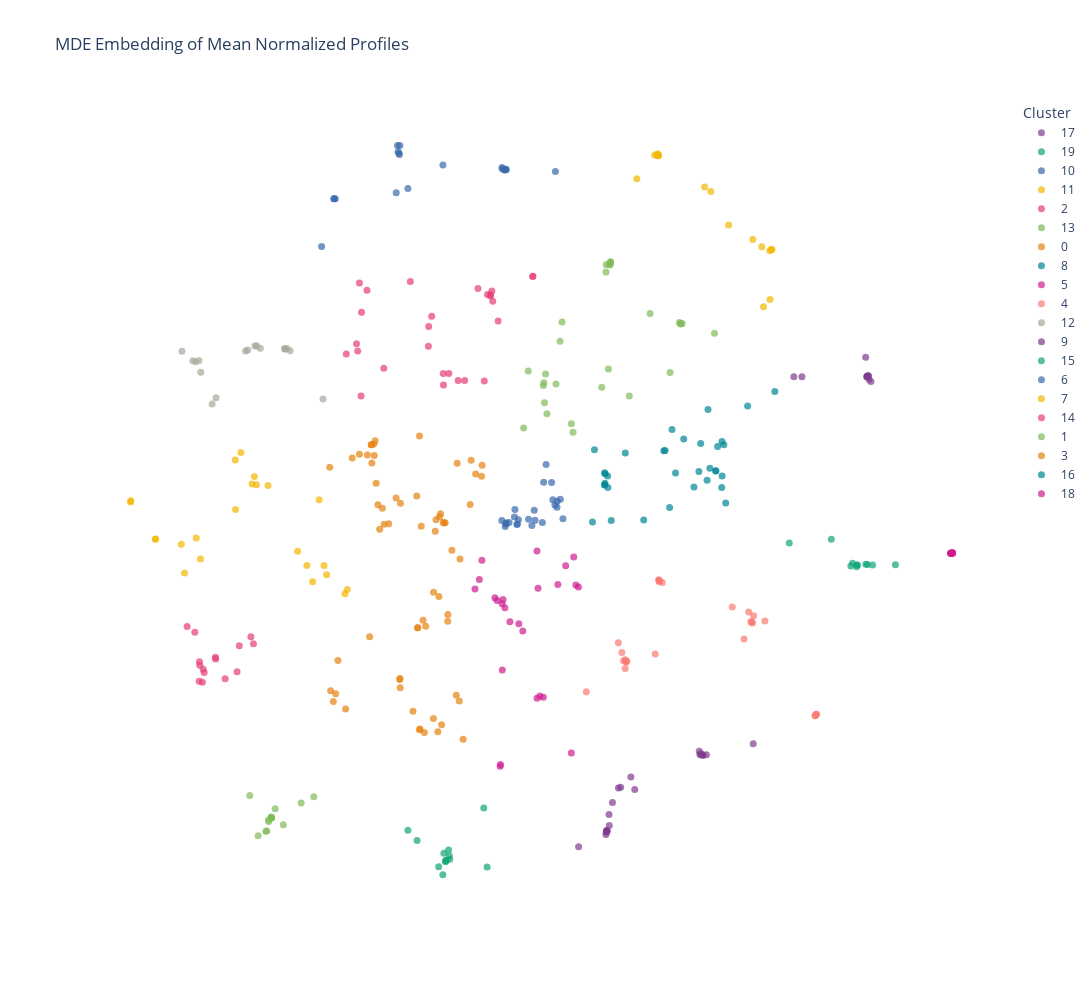

Write notebook code for a chart like this one.
### Code cell
mde_strong_degs_10 = tf_compute_MDE(adata_strong_degs, label_points=False, spectral=True, leiden_neighbors=10)

### Figure 1 — Plotly figure (JSON) as saved in the notebook; plotly's stock layout.template omitted (floating-point values rounded to 4 significant figures)
{"data": [{"customdata": [["ADNP2"], ["BSX"], ["ERF"], ["GATA2"], ["MAFG"], ["NEUROG2"], ["SMAD4"], ["TCF7L2"], ["ZNF48"], ["ZNF787"], ["ZNF852"]], "hovertemplate": "cluster=17<br>x=%{x}<br>y=%{y}<br>gene_target=%{customdata[0]}<extra></extra>", "legendgroup": "17", "marker": {"color": "rgb(127, 60, 141)", "opacity": 0.7, "size": 7, "symbol": "circle"}, "mode": "markers+text", "name": "17", "orientation": "v", "showlegend": true, "textfont": {"size": 4}, "textposition": "middle center", "type": "scatter", "x": [5.861, 5.899, 4.633, 5.872, 5.873, 5.876, 4.77, 5.933, 5.845, 5.888, 5.889], "xaxis": "x", "y": [2.307, 2.269, 2.309, 2.314, 2.315, 2.32, 2.309, 2.232, 2.631, 2.32, 2.324], "yaxis": "y"}, {"customdata": [["AIRE"], ["KLF1"], ["NANOG"], ["NANOGP8"], ["PRDM14"], ["PURG"], ["RLF"], ["SALL4"], ["SOX13"], ["ZNF423"], ["ZNF710"]], "hovertemplate": "cluster=19<br>x=%{x}<br>y=%{y}<br>gene_target=%{customdata[0]}<extra></extra>", "legendgroup": "19", "marker": {"color": "rgb(17, 165, 121)", "opacity": 0.7, "size": 7, "symbol": "circle"}, "mode": "markers+text", "name": "19", "orientation": "v", "showlegend": true, "textfont": {"size": 4}, "textposition": "middle center", "type": "scatter", "x": [4.556, 5.692, 5.847, 5.962, 5.875, 5.707, 5.595, 5.266, 5.624, 5.693, 6.346], "xaxis": "x", "y": [-0.4441, -0.8093, -0.7994, -0.8096, -0.8044, -0.8125, -0.827, -0.3825, -0.7819, -0.8397, -0.8077], "yaxis": "y"}, {"customdata": [["ANKZF1"], ["ATOH7"], ["CEBPA"], ["GATA1"], ["HHEX"], ["ISL1"], ["MXD1"], ["NFIL3"], ["PAX2"], ["POU3F3"], ["SRF"], ["TCF7"], ["TET2"], ["ZBTB22"], ["ZNF66"], ["ZNF212"], ["ZNF284"], ["ZNF469"], ["ZNF518A"]], "hovertemplate": "cluster=10<br>x=%{x}<br>y=%{y}<br>gene_target=%{customdata[0]}<extra></extra>", "legendgroup": "10", "marker": {"color": "rgb(57, 105, 172)", "opacity": 0.7, "size": 7, "symbol": "circle"}, "mode": "markers+text", "name": "10", "orientation": "v", "showlegend": true, "textfont": {"size": 4}, "textposition": "middle center", "type": "scatter", "x": [-2.026, -0.2843, -2.04, -1.875, -0.2865, -0.2177, -3.1, -2.05, -3.33, -0.2426, -3.124, -1.283, -3.115, -2.018, 0.6135, -2.072, -2.009, -0.2196, -0.2491], "xaxis": "x", "y": [6.012, 5.754, 6.038, 5.428, 5.776, 5.737, 5.26, 6.142, 4.466, 5.733, 5.257, 5.817, 5.259, 5.992, 5.711, 5.358, 6.141, 5.745, 5.737], "yaxis": "y"}, {"customdata": [["ARHGAP35"], ["DBX2"], ["DLX2"], ["DOT1L"], ["DR1"], ["DRAP1"], ["E2F4"], ["JUNB"], ["LEF1"], ["PBX1"], ["PRDM12"], ["SATB1"], ["SOX4"], ["SOX11"], ["ZBTB12"], ["ZBTB47"], ["ZNF219"]], "hovertemplate": "cluster=11<br>x=%{x}<br>y=%{y}<br>gene_target=%{customdata[0]}<extra></extra>", "legendgroup": "11", "marker": {"color": "rgb(242, 183, 1)", "opacity": 0.7, "size": 7, "symbol": "circle"}, "mode": "markers+text", "name": "11", "orientation": "v", "showlegend": true, "textfont": {"size": 4}, "textposition": "middle center", "type": "scatter", "x": [3.941, 2.287, 2.35, 4.265, 3.234, 3.13, 4.122, 4.253, 1.987, 2.339, 2.346, 2.34, 4.093, 4.227, 4.232, 2.348, 3.534], "xaxis": "x", "y": [4.582, 5.981, 5.971, 4.417, 5.378, 5.453, 3.467, 4.417, 5.589, 6.002, 5.975, 5.982, 4.461, 4.396, 3.589, 5.977, 4.822], "yaxis": "y"}, {"customdata": [["ARID3B"], ["BARHL1"], ["CSRNP2"], ["HLF"], ["MKX"], ["NR1H4"], ["ONECUT3"], ["RFX7"], ["SOX1"], ["THRB"], ["TIGD6"], ["ZNF20"], ["ZNF24"], ["ZNF180"], ["ZNF215"], ["ZNF345"], ["ZNF471"], ["ZNF491"], ["ZNF514"], ["ZNF549"], ["ZNF592"], ["ZNF672"], ["ZNF701"], ["ZNF716"], ["ZNF732"], ["ZNF823"], ["ZSCAN18"]], "hovertemplate": "cluster=2<br>x=%{x}<br>y=%{y}<br>gene_target=%{customdata[0]}<extra></extra>", "legendgroup": "2", "marker": {"color": "rgb(231, 63, 116)", "opacity": 0.7, "size": 7, "symbol": "circle"}, "mode": "markers+text", "name": "2", "orientation": "v", "showlegend": true, "textfont": {"size": 4}, "textposition": "middle center", "type": "scatter", "x": [-0.4798, 0.2292, -2.656, -0.4433, -0.353, -1.279, 0.2346, -0.6933, -1.524, -2.281, -2.563, -1.833, -1.027, -2.913, -0.9177, -2.692, -1.473, -0.4586, -1.529, -2.721, -0.5311, -0.5864, -1.184, -1.274, -2.663, -2.741, -0.4839], "xaxis": "x", "y": [3.666, 3.971, 3.378, 3.56, 3.234, 2.364, 3.974, 3.77, 3.142, 2.449, 3.74, 3.887, 2.248, 2.687, 2.248, 3.862, 3.312, 3.731, 2.815, 2.736, 3.673, 2.239, 2.363, 2.173, 1.991, 2.855, 3.647], "yaxis": "y"}, {"customdata": [["ARNT2"], ["EBF3"], ["ESR1"], ["ETV5"], ["LIN28B"], ["NEUROG3"], ["PLSCR1"], ["PROX2"], ["SMAD9"], ["TCFL5"], ["TFEB"], ["ZFP2"], ["ZMAT4"], ["ZNF44"], ["ZNF275"]], "hovertemplate": "cluster=13<br>x=%{x}<br>y=%{y}<br>gene_target=%{customdata[0]}<extra></extra>", "legendgroup": "13", "marker": {"color": "rgb(128, 186, 90)", "opacity": 0.7, "size": 7, "symbol": "circle"}, "mode": "markers+text", "name": "13", "orientation": "v", "showlegend": true, "textfont": {"size": 4}, "textposition": "middle center", "type": "scatter", "x": [-4.175, -4.226, -4.175, -4.174, -4.269, -4.112, -4.22, -4.254, -3.461, -4.177, -4.541, -3.975, -4.4, -3.675, -4.18], "xaxis": "x", "y": [-4.999, -5.035, -4.998, -4.998, -5.223, -4.849, -5.062, -5.217, -4.651, -4.998, -4.63, -5.116, -5.296, -4.756, -4.986], "yaxis": "y"}, {"customdata": [["ASCL5"], ["BHLHA9"], ["DMRTB1"], ["DUXA"], ["ERG"], ["HNF1B"], ["MECOM"], ["MSX2"], ["MTF2"], ["MXI1"], ["NFKB2"], ["NR1I3"], ["NR3C2"], ["ONECUT2"], ["OVOL1"], ["PIN1"], ["RUNX3"], ["RXRA"], ["SCX"], ["SHOX2"], ["TBX18"], ["TBX20"], ["TFCP2L1"], ["THAP8"], ["THAP10"], ["ZHX3"], ["ZNF75D"], ["ZNF256"], ["ZNF441"], ["ZNF461"], ["ZNF490"], ["ZNF564"], ["ZNF581"], ["ZNF713"], ["ZNF888"], ["ZSCAN32"]], "hovertemplate": "cluster=0<br>x=%{x}<br>y=%{y}<br>gene_target=%{customdata[0]}<extra></extra>", "legendgroup": "0", "marker": {"color": "rgb(230, 131, 16)", "opacity": 0.7, "size": 7, "symbol": "circle"}, "mode": "markers+text", "name": "0", "orientation": "v", "showlegend": true, "textfont": {"size": 4}, "textposition": "middle center", "type": "scatter", "x": [-2.448, -2.481, -0.9959, -1.323, -2.073, -2.691, -2.557, -3.192, -0.808, -2.274, -2.813, -2.0, -0.8242, -2.409, -1.262, -0.7318, -1.649, -2.198, -0.6229, -0.6323, -2.35, -1.133, -1.4, -1.278, -1.412, -1.341, -1.678, -2.441, -2.426, -1.044, -1.725, -2.306, -1.245, -2.491, -2.38, -2.491], "xaxis": "x", "y": [1.194, 0.88, -0.7129, 0.03797, 0.2998, 1.026, 1.014, 0.8106, 0.9265, -0.136, 0.9603, 0.2139, 0.192, 0.5422, -0.1153, 0.6968, -0.1675, -0.1273, 0.8404, 0.6599, -0.2188, -0.5671, -0.06107, -0.1057, -0.2514, -0.01083, 1.327, 1.002, 1.25, 0.8748, 0.334, 0.1283, -0.1121, 1.182, 0.1887, 1.183], "yaxis": "y"}, {"customdata": [["ASH1L"], ["CAMTA2"], ["ETS1"], ["FOXN2"], ["GATAD2A"], ["HIVEP2"], ["MTERF1"], ["NOTO"], ["PHF1"], ["PITX2"], ["RFX8"], ["TERF1"], ["ZNF134"], ["ZNF165"], ["ZNF205"], ["ZNF337"], ["ZNF546"], ["ZNF687"], ["ZNF697"], ["ZNF728"], ["ZNF735"], ["ZNF853"]], "hovertemplate": "cluster=8<br>x=%{x}<br>y=%{y}<br>gene_target=%{customdata[0]}<extra></extra>", "legendgroup": "8", "marker": {"color": "rgb(0, 134, 149)", "opacity": 0.7, "size": 7, "symbol": "circle"}, "mode": "markers+text", "name": "8", "orientation": "v", "showlegend": true, "textfont": {"size": 4}, "textposition": "middle center", "type": "scatter", "x": [2.539, 4.313, 3.854, 2.58, 2.777, 3.318, 2.441, 3.485, 3.033, 2.639, 3.218, 3.454, 3.421, 3.347, 3.186, 2.949, 3.425, 3.317, 3.417, 2.464, 3.063, 3.171], "xaxis": "x", "y": [0.1402, 2.064, 1.824, 1.434, 1.277, 0.7471, 1.084, 0.2159, 0.7366, 0.7143, 0.7933, 1.182, 1.235, 1.153, 1.767, 0.4831, 0.6623, 0.7526, 0.4729, 1.085, 1.203, 0.5925], "yaxis": "y"}, {"customdata": [["ATOH1"], ["CREM"], ["FOXK1"], ["FOXQ1"], ["HES7"], ["KLF15"], ["NKX6-2"], ["NR4A1"], ["PATZ1"], ["PAX6"], ["PCGF6"], ["POU4F3"], ["PPARA"], ["PPARD"], ["SRY"], ["TBX1"], ["TET1"], ["ZNF16"], ["ZNF222"], ["ZNF512"], ["ZNF683"], ["ZNF692"], ["ZNF747"], ["ZNF764"], ["ZNF843"]], "hovertemplate": "cluster=5<br>x=%{x}<br>y=%{y}<br>gene_target=%{customdata[0]}<extra></extra>", "legendgroup": "5", "marker": {"color": "rgb(207, 28, 144)", "opacity": 0.7, "size": 7, "symbol": "circle"}, "mode": "markers+text", "name": "5", "orientation": "v", "showlegend": true, "textfont": {"size": 4}, "textposition": "middle center", "type": "scatter", "x": [-0.3133, -0.4066, 0.7865, -0.6264, 0.3026, -0.3692, -0.003257, 0.3035, -0.285, 0.6542, 0.3517, 0.4101, -0.2827, -0.2389, -0.1536, 0.9575, -0.2699, 0.9221, 1.001, 0.06331, -0.3177, -0.6694, 0.8816, 0.3197, -0.7431], "xaxis": "x", "y": [-4.116, -1.352, -0.8236, -0.7331, -0.5801, -1.401, -1.782, -3.017, -1.451, -1.134, -2.98, -3.002, -2.549, -1.518, -1.751, -1.141, -1.382, -0.6797, -1.175, -1.903, -4.147, -1.051, -3.927, -1.195, -1.206], "yaxis": "y"}, {"customdata": [["BARX1"], ["CHAMP1"], ["DACH2"], ["DNMT1"], ["EBF2"], ["ETV1"], ["GMEB2"], ["GTF2IRD1"], ["IRX5"], ["MITF"], ["PITX3"], ["SETDB1"], ["SNAI1"], ["SNAPC4"], ["SNAPC5"], ["TBPL1"], ["TFDP1"], ["VDR"], ["ZFP42"], ["ZNF226"], ["ZNF354B"], ["ZNF382"], ["ZNF383"], ["ZNF418"], ["ZNF420"], ["ZNF572"], ["ZNF835"]], "hovertemplate": "cluster=4<br>x=%{x}<br>y=%{y}<br>gene_target=%{customdata[0]}<extra></extra>", "legendgroup": "4", "marker": {"color": "rgb(249, 123, 114)", "opacity": 0.7, "size": 7, "symbol": "circle"}, "mode": "markers+text", "name": "4", "orientation": "v", "showlegend": true, "textfont": {"size": 4}, "textposition": "middle center", "type": "scatter", "x": [5.007, 2.355, 4.996, 2.361, 4.146, 1.134, 3.956, 3.928, 1.675, 1.735, 2.362, 2.414, 2.295, 3.933, 3.794, 1.802, 3.873, 2.364, 1.808, 1.79, 1.789, 3.595, 1.763, 4.991, 3.908, 1.817, 5.018], "xaxis": "x", "y": [-3.283, -1.054, -3.306, -1.068, -1.74, -2.91, -1.651, -1.757, -2.097, -2.26, -1.074, -1.101, -2.284, -1.773, -2.036, -2.407, -1.59, -1.084, -2.419, -2.379, -2.527, -1.505, -2.397, -3.307, -1.753, -2.407, -3.285], "yaxis": "y"}, {"customdata": [["BCL6B"], ["DMRT2"], ["FIGLA"], ["PRDM8"], ["SP8"], ["SP110"], ["TBX21"], ["THAP7"], ["TIGD2"], ["TP53"], ["TWIST1"], ["ZFP30"], ["ZNF30"], ["ZNF276"], ["ZNF616"], ["ZNF708"], ["ZNF772"]], "hovertemplate": "cluster=12<br>x=%{x}<br>y=%{y}<br>gene_target=%{customdata[0]}<extra></extra>", "legendgroup": "12", "marker": {"color": "rgb(165, 170, 153)", "opacity": 0.7, "size": 7, "symbol": "circle"}, "mode": "markers+text", "name": "12", "orientation": "v", "showlegend": true, "textfont": {"size": 4}, "textposition": "middle center", "type": "scatter", "x": [-5.683, -5.454, -5.174, -3.945, -4.455, -3.954, -5.367, -5.501, -4.426, -3.914, -4.612, -4.575, -3.859, -5.109, -3.306, -5.397, -4.363], "xaxis": "x", "y": [2.731, 2.557, 1.858, 2.763, 2.818, 2.776, 2.385, 2.573, 2.824, 2.779, 2.735, 2.752, 2.741, 1.962, 1.941, 2.578, 2.78], "yaxis": "y"}, {"customdata": [["BHLHE40"], ["CREBL2"], ["DMRTA2"], ["FOXD4"], ["HES3"], ["KCNIP3"], ["NCOA3"], ["NFE2L3"], ["POU2F1"], ["SHOX"], ["TIGD4"], ["ZBTB21"], ["ZFP1"], ["ZHX1"], ["ZNF174"], ["ZNF213"], ["ZNF268"], ["ZNF358"], ["ZNF395"], ["ZNF518B"], ["ZNF816"]], "hovertemplate": "cluster=9<br>x=%{x}<br>y=%{y}<br>gene_target=%{customdata[0]}<extra></extra>", "legendgroup": "9", "marker": {"color": "rgb(127, 60, 141)", "opacity": 0.7, "size": 7, "symbol": "circle"}, "mode": "markers+text", "name": "9", "orientation": "v", "showlegend": true, "textfont": {"size": 4}, "textposition": "middle center", "type": "scatter", "x": [3.949, 1.466, 1.675, 1.47, 1.481, 1.951, 1.004, 3.102, 1.482, 1.517, 1.886, 3.096, 1.522, 3.159, 1.575, 3.051, 1.713, 1.475, 3.068, 3.039, 1.483], "xaxis": "x", "y": [-3.774, -5.276, -4.505, -5.234, -5.222, -4.53, -5.48, -3.968, -5.211, -4.946, -4.322, -3.956, -5.125, -3.956, -4.748, -3.956, -4.492, -5.215, -3.937, -3.897, -5.224], "yaxis": "y"}, {"customdata": [["BHLHE41"], ["CREB5"], ["HES4"], ["IKZF5"], ["NME2"], ["SOX30"], ["ZBED6"], ["ZBTB39"], ["ZNF492"], ["ZNF510"], ["ZNF563"], ["ZNF614"], ["ZNF628"]], "hovertemplate": "cluster=15<br>x=%{x}<br>y=%{y}<br>gene_target=%{customdata[0]}<extra></extra>", "legendgroup": "15", "marker": {"color": "rgb(17, 165, 121)", "opacity": 0.7, "size": 7, "symbol": "circle"}, "mode": "markers+text", "name": "15", "orientation": "v", "showlegend": true, "textfont": {"size": 4}, "textposition": "middle center", "type": "scatter", "x": [-1.176, -1.268, -0.5943, -1.285, -1.17, -1.241, -0.5383, -1.188, -1.23, -1.237, -1.355, -1.874, -1.72], "xaxis": "x", "y": [-5.631, -5.589, -4.837, -5.941, -5.688, -5.728, -5.813, -5.532, -5.707, -5.706, -5.811, -5.208, -5.374], "yaxis": "y"}, {"customdata": [["CBX2"], ["EPAS1"], ["GATA6"], ["GSC"], ["KLF6"], ["MEIS3"], ["MEOX2"], ["NKX2-4"], ["NKX6-1"], ["PA2G4"], ["RBCK1"], ["REPIN1"], ["REST"], ["TIGD7"], ["TMF1"], ["ZFP41"], ["ZNF80"], ["ZNF354A"], ["ZNF462"], ["ZNF571"], ["ZNF573"], ["ZNF648"], ["ZNF658"], ["ZNF844"]], "hovertemplate": "cluster=6<br>x=%{x}<br>y=%{y}<br>gene_target=%{customdata[0]}<extra></extra>", "legendgroup": "6", "marker": {"color": "rgb(57, 105, 172)", "opacity": 0.7, "size": 7, "symbol": "circle"}, "mode": "markers+text", "name": "6", "orientation": "v", "showlegend": true, "textfont": {"size": 4}, "textposition": "middle center", "type": "scatter", "x": [0.3926, -0.03601, 0.6953, 0.6398, 0.2703, -0.2335, -0.219, -0.07744, 0.5488, -0.2208, 0.2564, -0.2904, 0.6426, 0.1601, -0.02802, 0.5695, -0.06979, 0.4563, 0.2165, 0.6047, 0.7399, 0.4154, -0.1677, -0.01069], "xaxis": "x", "y": [-0.1079, -0.1384, 0.2792, 0.1479, -0.06853, -0.1717, -0.1119, -0.01734, 0.5563, -0.1314, 0.09824, -0.07492, 0.2455, -0.05381, -0.1314, 0.2697, 0.1082, 0.8562, -0.1542, 0.1837, -0.04387, 0.5584, -0.1066, -0.06219], "yaxis": "y"}, {"customdata": [["CCDC17"], ["DEAF1"], ["ESRRB"], ["GATAD2B"], ["KMT2B"], ["L3MBTL4"], ["MEOX1"], ["MSANTD4"], ["NEUROD4"], ["NHLH1"], ["OTX1"], ["PRDM16"], ["TCF3"], ["TCF15"], ["TFAP2A"], ["ZFP69B"], ["ZNF32"], ["ZNF280D"], ["ZNF316"], ["ZNF589"], ["ZNF605"], ["ZNF780A"], ["ZNF781"]], "hovertemplate": "cluster=7<br>x=%{x}<br>y=%{y}<br>gene_target=%{customdata[0]}<extra></extra>", "legendgroup": "7", "marker": {"color": "rgb(242, 183, 1)", "opacity": 0.7, "size": 7, "symbol": "circle"}, "mode": "markers+text", "name": "7", "orientation": "v", "showlegend": true, "textfont": {"size": 4}, "textposition": "middle center", "type": "scatter", "x": [-5.444, -4.78, -3.37, -4.785, -4.69, -6.13, -5.696, -4.463, -2.896, -4.5, -2.936, -5.372, -6.132, -3.48, -3.288, -3.733, -4.234, -6.547, -4.428, -3.245, -3.577, -5.64, -6.551], "xaxis": "x", "y": [-0.364, 0.1099, 0.2713, 0.9304, 1.053, -0.3818, -0.4675, 0.6543, -1.218, 0.5329, -1.287, -0.7108, -0.384, -1.087, -0.8206, -0.5837, 0.5077, 0.254, 0.5206, -0.9709, -0.819, -0.9427, 0.2343], "yaxis": "y"}, {"customdata": [["CDX1"], ["EHF"], ["IRF4"], ["PREB"], ["SP1"], ["SPIB"], ["YBX1"], ["ZBTB33"], ["ZNF28"], ["ZNF253"], ["ZNF552"], ["ZNF554"], ["ZNF583"], ["ZNF705A"], ["ZNF783"]], "hovertemplate": "cluster=14<br>x=%{x}<br>y=%{y}<br>gene_target=%{customdata[0]}<extra></extra>", "legendgroup": "14", "marker": {"color": "rgb(231, 63, 116)", "opacity": 0.7, "size": 7, "symbol": "circle"}, "mode": "markers+text", "name": "14", "orientation": "v", "showlegend": true, "textfont": {"size": 4}, "textposition": "middle center", "type": "scatter", "x": [-5.12, -5.117, -4.955, -5.339, -4.717, -5.384, -5.597, -5.325, -4.521, -5.394, -4.755, -5.31, -5.389, -4.478, -5.467], "xaxis": "x", "y": [-2.338, -2.369, -2.697, -2.753, -2.15, -2.472, -1.831, -2.538, -2.001, -2.738, -2.58, -2.594, -2.414, -2.114, -1.924], "yaxis": "y"}, {"customdata": [["CENPX"], ["DLX4"], ["FOXA1"], ["FOXD3"], ["FOXH1"], ["FOXK2"], ["GPBP1"], ["HIC1"], ["IRF9"], ["KLF4"], ["MAFK"], ["MNX1"], ["MTERF3"], ["MTERF4"], ["NR0B1"], ["OSR2"], ["SCRT2"], ["SOX14"], ["SP2"], ["TBPL2"], ["THAP5"], ["THAP12"], ["ZBTB41"], ["ZKSCAN1"], ["ZNF267"], ["ZNF394"], ["ZNF540"], ["ZNF619"], ["ZNF726"]], "hovertemplate": "cluster=1<br>x=%{x}<br>y=%{y}<br>gene_target=%{customdata[0]}<extra></extra>", "legendgroup": "1", "marker": {"color": "rgb(128, 186, 90)", "opacity": 0.7, "size": 7, "symbol": "circle"}, "mode": "markers+text", "name": "1", "orientation": "v", "showlegend": true, "textfont": {"size": 4}, "textposition": "middle center", "type": "scatter", "x": [2.751, 2.728, 0.4303, 2.724, 3.295, 1.466, 0.4087, 0.6238, 0.4704, 1.543, 1.507, 2.546, 1.519, 1.542, 0.9105, 0.155, 1.536, 2.704, 0.6911, 1.859, 0.0777, 1.543, 1.471, 2.21, 1.395, 0.7253, 0.447, 0.4187, 0.8823], "xaxis": "x", "y": [3.189, 3.185, 1.879, 3.185, 3.028, 4.045, 2.163, 2.187, 1.697, 4.213, 2.437, 2.377, 4.176, 4.197, 1.388, 2.405, 4.161, 3.208, 2.899, 1.99, 1.458, 4.206, 4.163, 3.357, 2.133, 3.217, 2.352, 2.211, 1.529], "yaxis": "y"}, {"customdata": [["ESRRA"], ["FOXD4L5"], ["FOXE3"], ["HES6"], ["HSF4"], ["IRX1"], ["IRX4"], ["NANOGNB"], ["NEUROD2"], ["NFXL1"], ["SNAI2"], ["SP140L"], ["TCF7L1"], ["TCF21"], ["TSC22D1"], ["TSHZ1"], ["ZFP37"], ["ZNF12"], ["ZNF136"], ["ZNF334"], ["ZNF551"], ["ZNF653"], ["ZNF660"], ["ZNF674"], ["ZNF684"], ["ZNF689"], ["ZNF821"]], "hovertemplate": "cluster=3<br>x=%{x}<br>y=%{y}<br>gene_target=%{customdata[0]}<extra></extra>", "legendgroup": "3", "marker": {"color": "rgb(230, 131, 16)", "opacity": 0.7, "size": 7, "symbol": "circle"}, "mode": "markers+text", "name": "3", "orientation": "v", "showlegend": true, "textfont": {"size": 4}, "textposition": "middle center", "type": "scatter", "x": [-1.597, -3.132, -1.369, -1.058, -1.671, -2.519, -1.306, -2.003, -3.177, -2.008, -1.008, -1.202, -2.013, -3.093, -0.9424, -1.619, -1.708, -1.574, -1.71, -3.054, -1.2, -1.679, -1.351, -1.444, -1.441, -1.788, -2.924], "xaxis": "x", "y": [-3.587, -3.073, -3.573, -2.968, -3.526, -1.999, -3.459, -2.844, -2.894, -2.691, -3.065, -1.745, -2.71, -2.944, -3.699, -1.727, -1.851, -1.825, -1.85, -2.394, -1.633, -3.538, -1.331, -3.356, -1.264, -3.235, -3.196], "yaxis": "y"}, {"customdata": [["FOXJ2"], ["GATA5"], ["THAP6"], ["ZBTB26"], ["ZNF200"], ["ZNF280C"], ["ZNF311"], ["ZNF443"], ["ZNF511"], ["ZNF582"], ["ZNF610"], ["ZNF791"]], "hovertemplate": "cluster=16<br>x=%{x}<br>y=%{y}<br>gene_target=%{customdata[0]}<extra></extra>", "legendgroup": "16", "marker": {"color": "rgb(0, 134, 149)", "opacity": 0.7, "size": 7, "symbol": "circle"}, "mode": "markers+text", "name": "16", "orientation": "v", "showlegend": true, "textfont": {"size": 4}, "textposition": "middle center", "type": "scatter", "x": [1.555, 1.792, 1.444, 1.449, 1.498, 1.239, 1.272, 1.442, 1.444, 1.494, 1.45, 2.102], "xaxis": "x", "y": [-0.07509, 1.046, 0.7164, 0.544, 0.4717, -0.09963, 1.098, 0.5159, 0.52, 0.662, 0.7013, -0.06327], "yaxis": "y"}, {"customdata": [["GTF3A"], ["HOXD13"], ["NR1D1"], ["PHF20"], ["PKNOX2"], ["POU3F2"], ["POU5F1"], ["POU5F1B"], ["RBPJ"], ["ZNF396"], ["ZNF521"]], "hovertemplate": "cluster=18<br>x=%{x}<br>y=%{y}<br>gene_target=%{customdata[0]}<extra></extra>", "legendgroup": "18", "marker": {"color": "rgb(207, 28, 144)", "opacity": 0.7, "size": 7, "symbol": "circle"}, "mode": "markers+text", "name": "18", "orientation": "v", "showlegend": true, "textfont": {"size": 4}, "textposition": "middle center", "type": "scatter", "x": [7.306, 7.278, 7.308, 7.283, 7.296, 7.289, 7.307, 7.278, 7.308, 7.307, 7.282], "xaxis": "x", "y": [-0.6118, -0.6174, -0.6099, -0.6174, -0.6127, -0.616, -0.6123, -0.617, -0.6126, -0.6125, -0.6167], "yaxis": "y"}], "layout": {"coloraxis": {"showscale": false}, "height": 1000, "legend": {"title": {"text": "Cluster"}, "tracegroupgap": 0}, "plot_bgcolor": "white", "showlegend": true, "title": {"text": "MDE Embedding of Mean Normalized Profiles"}, "width": 1200, "xaxis": {"anchor": "y", "domain": [0, 1], "title": {"text": "x"}, "visible": false}, "yaxis": {"anchor": "x", "domain": [0, 1], "title": {"text": "y"}, "visible": false}}}
